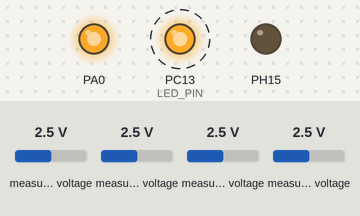
Bench run of a sketch on a simulated STM32 Blue Pill. Shown: output pins drawn as LEDs (lit = HIGH). Wiring (inferred from the names in the program): MCP4725 DAC at I2C address 0x61. Dashed ring = blinking. The test bench sets the inputs (shaded band); at power-on: measured voltage 2.5 V.

Above: at 0.3 s.
Timing chart, 0 to 3.0 s (numbered marks = the images above):
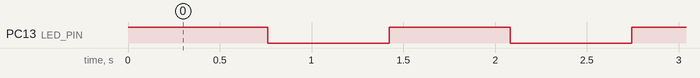

Measured:
- by itself, PC13 (LED_PIN): alternates HIGH for 0.66 s and LOW for 0.66 s

The sketch:

Full_CC-CV.ino
```cpp
#include <Wire.h>
#include <Adafruit_ADS1X15.h>
#include <string.h>
#include <math.h>

// ================= CẤU HÌNH =================
#define LED_PIN  PC13

// Bus I2C
// I2C1 (Wire):  ADS1115 tại PB6 (SCL), PB7 (SDA), 0x48
// I2C2 (Wire2): MCP4725 tại PB10 (SCL), PB11 (SDA), 0x61 (A0 = VDD)
TwoWire Wire2(PB11, PB10);
const uint8_t MCP4725_ADDR = 0x61;

// UART tới ESP32: USART1 (PA9 TX, PA10 RX) = Serial1
const uint32_t UART_BAUD = 115200;

// ---- Hằng số đã hiệu chuẩn (không đổi khi chạy) ----
const float RT         = 2650.0f;     // Rt đo bằng ohm kế
const float RD_EFF     = 463.0f;      // R1 + R2 + Rd, đo thực tế
const float IB         = 1.25f / 270.0f;

const uint32_t PWM_TOP = 4000;        // ~18 kHz với timer 72 MHz
const float V_PWM      = 3.32f;       // mức cao thực tế của PA0
const float VS_MIN     = 0.00f;
const float VS_MAX     = 3.25f;
const float VSET_MIN   = 3.3f;
const float VSET_MAX   = 20.5f;

const float VOUT_GAIN  = 1.005f;
const float VOUT_OFF   = 0.75f;

const float CC_GAIN    = 0.938f;      // I_thực = CC_GAIN * icmd + CC_OFF
const float CC_OFF     = 0.030f;
const float CC_FULL    = 6.0f;        // icmd tối đa (full scale DAC)
const float CODE_PER_A = 4095.0f / CC_FULL;
const float IOUT_MAX   = 5.6f;        // giới hạn thực tế ≈ 5.66 A

const float R_SHUNT    = 0.05f;
const float DIV_V      = (47000.0f + 6900.0f) / 6900.0f;   // ≈ 7.81
const float DIV_TRIM   = 1.005f;

// ---- Giao thức ----
const uint8_t SOF = 0xA5;
enum : uint8_t {
  CMD_SET_VOUT = 0x01,
  CMD_SET_IOUT = 0x02,
  CMD_PING     = 0x03,
  TX_TELEM     = 0x10,
  TX_ACK       = 0x11
};
const uint8_t  MAX_PAYLOAD    = 32;
const uint32_t MEAS_MS        = 100;
const uint32_t TELEM_MS       = 200;
const uint32_t LINK_TIMEOUT_MS = 5000;

// ---- Trạng thái ----
HardwareTimer pwmCV(TIM2);
const uint32_t PWM_PIN = PA0;
const uint32_t PWM_CH  = 1;

Adafruit_ADS1115 ads;

bool  adsOk    = false;
bool  dacOk    = true;
bool  linkUp   = false;   // đã từng nhận lệnh từ ESP32
bool  linkLost = false;   // đang ở trạng thái an toàn do mất link

float vSetTarget = 3.3f;
float iSetTarget = 0.0f;
float vOut = 0.0f;
float iOut = 0.0f;

uint32_t tMeas = 0, tTelem = 0, tLink = 0, tLed = 0;

// ================= CRC8 =================
uint8_t crc8Update(uint8_t crc, uint8_t data) {
  crc ^= data;
  for (uint8_t i = 0; i < 8; i++)
    crc = (crc & 0x80) ? (uint8_t)((crc << 1) ^ 0x07) : (uint8_t)(crc << 1);
  return crc;
}

// ================= Gửi khung =================
void sendFrame(uint8_t type, const uint8_t *p, uint8_t len) {
  uint8_t crc = 0;
  Serial1.write(SOF);

  Serial1.write(len);   crc = crc8Update(crc, len);
  Serial1.write(type);  crc = crc8Update(crc, type);
  for (uint8_t i = 0; i < len; i++) {
    Serial1.write(p[i]);
    crc = crc8Update(crc, p[i]);
  }
  Serial1.write(crc);
}

void sendAck(uint8_t cmd, uint8_t result) {
  uint8_t p[2] = {cmd, result};
  sendFrame(TX_ACK, p, 2);
}

void sendTelem() {
  uint8_t p[18];
  float vals[4] = {vOut, iOut, vSetTarget, iSetTarget};
  memcpy(p, vals, 16);

  // CC khi dòng đã chạm mức đặt (và đang có dòng); còn lại là CV
  uint8_t mode   = (iOut > 0.05f && iOut >= iSetTarget * 0.97f) ? 1 : 0;
  uint8_t status = (adsOk ? 0x01 : 0) | (dacOk ? 0x02 : 0) | (linkLost ? 0 : 0x04);
  p[16] = mode;
  p[17] = status;
  sendFrame(TX_TELEM, p, 18);
}

// ================= Nhận khung (state machine) =================
enum RxState : uint8_t { RX_SOF, RX_LEN, RX_BODY, RX_CRC };
RxState rxState = RX_SOF;
uint8_t rxLen = 0, rxPos = 0;
uint8_t rxBuf[MAX_PAYLOAD + 1];   // rxBuf[0] = TYPE, rxBuf[1..] = PAYLOAD

void handleFrame(uint8_t type, const uint8_t *p, uint8_t len) {
  linkLost = false;
  linkUp   = true;
  tLink    = millis();

  switch (type) {
    case CMD_SET_VOUT: {
      if (len != 4) { sendAck(type, 2); break; }
      float v;
      memcpy(&v, p, 4);
      if (isnan(v)) { sendAck(type, 2); break; }
      uint8_t res = (v < VSET_MIN || v > VSET_MAX) ? 1 : 0;
      setVout(v);
      sendAck(type, res);
    } break;

    case CMD_SET_IOUT: {
      if (len != 4) { sendAck(type, 2); break; }
      float i;
      memcpy(&i, p, 4);
      if (isnan(i)) { sendAck(type, 2); break; }
      uint8_t res = (i < 0.0f || i > IOUT_MAX) ? 1 : 0;
      setIset(i);
      sendAck(type, res);
    } break;

    case CMD_PING:
      sendAck(type, 0);
      break;

    default:
      sendAck(type, 3);
      break;
  }
}

void uartPoll() {
  while (Serial1.available()) {
    uint8_t b = Serial1.read();
    switch (rxState) {
      case RX_SOF:
        if (b == SOF) rxState = RX_LEN;
        break;

      case RX_LEN:
        if (b > MAX_PAYLOAD) { rxState = RX_SOF; break; }
        rxLen = b;
        rxPos = 0;
        rxState = RX_BODY;
        break;

      case RX_BODY:
        rxBuf[rxPos++] = b;
        if (rxPos == rxLen + 1) rxState = RX_CRC;
        break;

      case RX_CRC: {
        uint8_t crc = 0;
        crc = crc8Update(crc, rxLen);
        for (uint8_t i = 0; i <= rxLen; i++) crc = crc8Update(crc, rxBuf[i]);
        if (crc == b) handleFrame(rxBuf[0], &rxBuf[1], rxLen);
        rxState = RX_SOF;
      } break;
    }
  }
}

// ================= CV: PWM =================
void cvInit() {
  pwmCV.setOverflow(PWM_TOP, TICK_FORMAT);
  pwmCV.setMode(PWM_CH, TIMER_OUTPUT_COMPARE_PWM1, PWM_PIN);
  pwmCV.setCaptureCompare(PWM_CH, 0, TICK_COMPARE_FORMAT);
  pwmCV.resume();
}

void setVout(float vset) {
  if (vset < VSET_MIN) vset = VSET_MIN;
  if (vset > VSET_MAX) vset = VSET_MAX;
  vSetTarget = vset;

  float vcmd = (vset - VOUT_OFF) / VOUT_GAIN;
  // Vs = 1.25 + Rd_eff * (Ib - (Vcmd - 1.25) / Rt)
  float vs = 1.25f + RD_EFF * (IB - (vcmd - 1.25f) / RT);
  if (vs < VS_MIN) vs = VS_MIN;
  if (vs > VS_MAX) vs = VS_MAX;

  uint32_t cmp = (uint32_t)(vs / V_PWM * PWM_TOP + 0.5f);
  pwmCV.setCaptureCompare(PWM_CH, cmp, TICK_COMPARE_FORMAT);
}

// ================= CC: MCP4725 =================
bool dacWriteCC(uint16_t code) {
  code &= 0x0FFF;
  Wire2.beginTransmission(MCP4725_ADDR);
  Wire2.write((code >> 8) & 0x0F);
  Wire2.write(code & 0xFF);
  return Wire2.endTransmission() == 0;
}

void setIset(float iset) {
  if (iset < 0.0f)     iset = 0.0f;
  if (iset > IOUT_MAX) iset = IOUT_MAX;
  iSetTarget = iset;

  float icmd = (iset - CC_OFF) / CC_GAIN;
  if (icmd < 0.0f)    icmd = 0.0f;
  if (icmd > CC_FULL) icmd = CC_FULL;
  dacOk = dacWriteCC((uint16_t)(icmd * CODE_PER_A + 0.5f));
}

// ================= ADC: ADS1115 =================
float readDiff01(uint8_t n) {                    // AIN0 - AIN1: shunt
  float s = 0;
  for (uint8_t i = 0; i < n; i++) s += ads.computeVolts(ads.readADC_Differential_0_1());
  return s / n;
}

float readDiff23(uint8_t n) {                    // AIN2 - AIN3: cầu chia
  float s = 0;
  for (uint8_t i = 0; i < n; i++) s += ads.computeVolts(ads.readADC_Differential_2_3());
  return s / n;
}

void measure() {
  if (!adsOk) { vOut = 0.0f; iOut = 0.0f; return; }

  ads.setGain(GAIN_EIGHT);
  float i = readDiff01(5) / R_SHUNT;

  ads.setGain(GAIN_TWOTHIRDS);
  float v = readDiff23(5) * DIV_V * DIV_TRIM;

  iOut = i;
  vOut = v - i * R_SHUNT;          // điện áp thực trên tải
}

// ================= Bảo vệ mất link =================
void linkWatch(uint32_t now) {
  if (linkUp && !linkLost && (now - tLink > LINK_TIMEOUT_MS)) {
    linkLost = true;
    setIset(0.0f);
    setVout(VSET_MIN);
  }
}

// ================= Setup / Loop =================
void setup() {
  Serial1.begin(UART_BAUD);

  pinMode(LED_PIN, OUTPUT);
  digitalWrite(LED_PIN, HIGH);

  Wire.begin();
  Wire2.begin();

  cvInit();
  setVout(3.3f);       // mức an toàn ngay từ đầu
  setIset(0.0f);

  adsOk = ads.begin(0x48, &Wire);
}

void loop() {
  uartPoll();

  uint32_t now = millis();

  if (now - tMeas >= MEAS_MS) {
    tMeas = now;
    measure();
  }

  if (now - tTelem >= TELEM_MS) {
    tTelem = now;
    sendTelem();
  }

  linkWatch(now);

  if (now - tLed >= 500) {
    tLed = now;
    digitalWrite(LED_PIN, !digitalRead(LED_PIN));
  }
}
```
